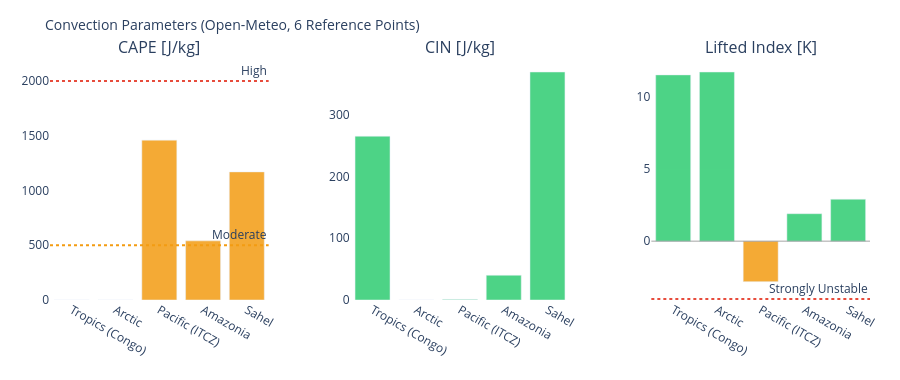

The code cell stored with this chart in its notebook:
### Markdown cell above
---
## 3. Visualizations

### Code cell
# ============================================================
# CAPE / CIN / LIFTED INDEX – Convection potential
# ============================================================

if not df_atm.empty:
    fig = make_subplots(
        rows=1, cols=3,
        subplot_titles=['CAPE [J/kg]', 'CIN [J/kg]', 'Lifted Index [K]'],
        horizontal_spacing=0.1
    )
    pts = df_atm['point'].tolist()
    pt_colors = ['#E85D24','#185FA5','#888780','#378ADD','#639922','#F2A623']

    # CAPE – höher = mehr Gewitterpotential
    cape_vals = df_atm['cape'].fillna(0).tolist()
    cape_colors = ['#e74c3c' if v > 2000 else '#f39c12' if v > 500 else '#2ecc71'
                   for v in cape_vals]
    fig.add_trace(go.Bar(x=pts, y=cape_vals, marker_color=cape_colors,
                         opacity=0.85, showlegend=False), row=1, col=1)
    fig.add_hline(y=2000, line_dash='dot', line_color='#e74c3c',
                  annotation_text='High', row=1, col=1)
    fig.add_hline(y=500,  line_dash='dot', line_color='#f39c12',
                  annotation_text='Moderate', row=1, col=1)

    # CIN – negativer = stärker gedeckelt (weniger Auslöse)
    cin_vals = df_atm['cin'].fillna(0).tolist()
    cin_colors = ['#e74c3c' if v < -200 else '#f39c12' if v < -50 else '#2ecc71'
                  for v in cin_vals]
    fig.add_trace(go.Bar(x=pts, y=cin_vals, marker_color=cin_colors,
                         opacity=0.85, showlegend=False), row=1, col=2)

    # Lifted Index – negativ = instabil
    li_vals = df_atm['li'].fillna(0).tolist()
    li_colors = ['#e74c3c' if v < -4 else '#f39c12' if v < 0 else '#2ecc71'
                 for v in li_vals]
    fig.add_trace(go.Bar(x=pts, y=li_vals, marker_color=li_colors,
                         opacity=0.85, showlegend=False), row=1, col=3)
    fig.add_hline(y=0, line_color='gray', line_width=0.7, row=1, col=3)
    fig.add_hline(y=-4, line_dash='dot', line_color='#e74c3c',
                  annotation_text='Strongly Unstable', row=1, col=3)

    fig.update_layout(
        title=dict(text='Convection Parameters (Open-Meteo, 6 Reference Points)', font=dict(size=14)),
        height=380, plot_bgcolor='rgba(0,0,0,0)', paper_bgcolor='rgba(0,0,0,0)',
        margin=dict(l=50, r=30, t=60, b=80)
    )
    fig.update_xaxes(tickangle=30)
    fig.show()

### Figure 1 — Plotly figure (JSON) as saved in the notebook; plotly's stock layout.template omitted (floating-point values rounded to 4 significant figures)
{"data": [{"marker": {"color": ["#2ecc71", "#2ecc71", "#f39c12", "#f39c12", "#f39c12"]}, "opacity": 0.85, "showlegend": false, "type": "bar", "x": ["Tropics (Congo)", "Arctic", "Pacific (ITCZ)", "Amazonia", "Sahel"], "xaxis": "x", "y": [0.0, 0.0, 1460.0, 540.0, 1170.0], "yaxis": "y"}, {"marker": {"color": ["#2ecc71", "#2ecc71", "#2ecc71", "#2ecc71", "#2ecc71"]}, "opacity": 0.85, "showlegend": false, "type": "bar", "x": ["Tropics (Congo)", "Arctic", "Pacific (ITCZ)", "Amazonia", "Sahel"], "xaxis": "x2", "y": [265.0, 0.0, 1.0, 40.0, 369.0], "yaxis": "y2"}, {"marker": {"color": ["#2ecc71", "#2ecc71", "#f39c12", "#2ecc71", "#2ecc71"]}, "opacity": 0.85, "showlegend": false, "type": "bar", "x": ["Tropics (Congo)", "Arctic", "Pacific (ITCZ)", "Amazonia", "Sahel"], "xaxis": "x3", "y": [11.5, 11.7, -2.8, 1.9, 2.9], "yaxis": "y3"}], "layout": {"annotations": [{"font": {"size": 16}, "showarrow": false, "text": "CAPE [J/kg]", "x": 0.1333, "xanchor": "center", "xref": "paper", "y": 1.0, "yanchor": "bottom", "yref": "paper"}, {"font": {"size": 16}, "showarrow": false, "text": "CIN [J/kg]", "x": 0.5, "xanchor": "center", "xref": "paper", "y": 1.0, "yanchor": "bottom", "yref": "paper"}, {"font": {"size": 16}, "showarrow": false, "text": "Lifted Index [K]", "x": 0.8667, "xanchor": "center", "xref": "paper", "y": 1.0, "yanchor": "bottom", "yref": "paper"}, {"showarrow": false, "text": "High", "x": 1, "xanchor": "right", "xref": "x domain", "y": 2000, "yanchor": "bottom", "yref": "y"}, {"showarrow": false, "text": "Moderate", "x": 1, "xanchor": "right", "xref": "x domain", "y": 500, "yanchor": "bottom", "yref": "y"}, {"showarrow": false, "text": "Strongly Unstable", "x": 1, "xanchor": "right", "xref": "x3 domain", "y": -4, "yanchor": "bottom", "yref": "y3"}], "height": 380, "margin": {"b": 80, "l": 50, "r": 30, "t": 60}, "paper_bgcolor": "rgba(0,0,0,0)", "plot_bgcolor": "rgba(0,0,0,0)", "shapes": [{"line": {"color": "#e74c3c", "dash": "dot"}, "type": "line", "x0": 0, "x1": 1, "xref": "x domain", "y0": 2000, "y1": 2000, "yref": "y"}, {"line": {"color": "#f39c12", "dash": "dot"}, "type": "line", "x0": 0, "x1": 1, "xref": "x domain", "y0": 500, "y1": 500, "yref": "y"}, {"line": {"color": "gray", "width": 0.7}, "type": "line", "x0": 0, "x1": 1, "xref": "x3 domain", "y0": 0, "y1": 0, "yref": "y3"}, {"line": {"color": "#e74c3c", "dash": "dot"}, "type": "line", "x0": 0, "x1": 1, "xref": "x3 domain", "y0": -4, "y1": -4, "yref": "y3"}], "title": {"font": {"size": 14}, "text": "Convection Parameters (Open-Meteo, 6 Reference Points)"}, "xaxis": {"anchor": "y", "domain": [0.0, 0.2667], "tickangle": 30}, "xaxis2": {"anchor": "y2", "domain": [0.3667, 0.6333], "tickangle": 30}, "xaxis3": {"anchor": "y3", "domain": [0.7333, 1.0], "tickangle": 30}, "yaxis": {"anchor": "x", "domain": [0.0, 1.0]}, "yaxis2": {"anchor": "x2", "domain": [0.0, 1.0]}, "yaxis3": {"anchor": "x3", "domain": [0.0, 1.0]}}}
